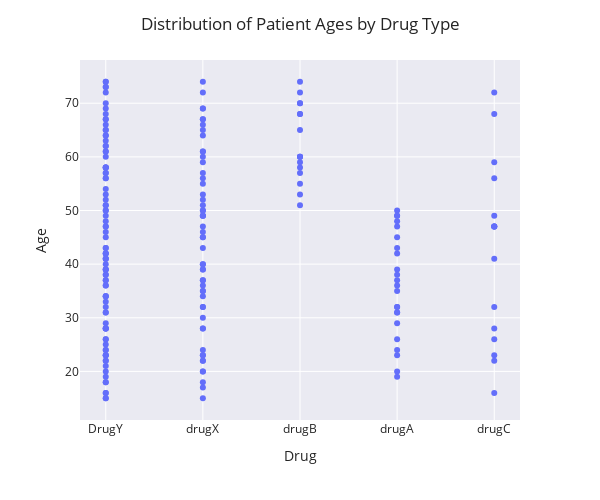

Here is the notebook cell this chart was saved with:
### Markdown cell above
Most males are in the 45-49 age group. And most females are in the 35-39 and 55-59 age groups.

### Code cell
fig = px.scatter(drug_df, x='Drug',y='Age', height=500, width=600)
fig.update_layout(
    template="seaborn",barmode='group', xaxis={'categoryorder':'total descending'},
    title="Distribution of Patient Ages by Drug Type")
fig

### Figure 1 — Plotly figure (JSON) as saved in the notebook; plotly's stock layout.template omitted (floating-point values rounded to 4 significant figures; data arrays with more than 128 entries replaced by an {"elided": "..."} marker saying what was removed)
{"data": [{"hovertemplate": "Drug=%{x}<br>Age=%{y}<extra></extra>", "legendgroup": "", "marker": {"color": "#636efa", "symbol": "circle"}, "mode": "markers", "name": "", "orientation": "v", "showlegend": false, "type": "scatter", "x": {"elided": "200 str values"}, "xaxis": "x", "y": {"elided": "200 int values"}, "yaxis": "y"}], "layout": {"barmode": "group", "height": 500, "legend": {"tracegroupgap": 0}, "margin": {"t": 60}, "title": {"text": "Distribution of Patient Ages by Drug Type"}, "width": 600, "xaxis": {"anchor": "y", "categoryorder": "total descending", "domain": [0, 1], "title": {"text": "Drug"}}, "yaxis": {"anchor": "x", "domain": [0, 1], "title": {"text": "Age"}}}}
